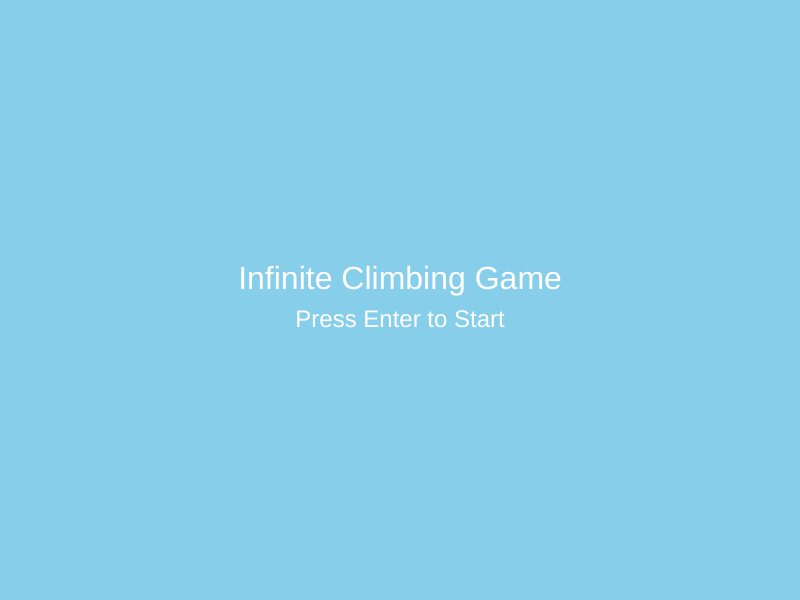
Frame 1 (no input)
Frame 60 (no input): identical to frame 1, image omitted
Frame 120 (the mouse pressed at the canvas centre since frame 60): identical to frame 1, image omitted

The p5.js sketch that drew this single still picture (run headless with seeded random() and noise() and a simulated clock; from frame 60 on, the mouse is pressed at the canvas centre):

// p5.js sketch
// ── sketch.js
let player;
let platforms = [];
let obstacles = [];
let gravity = 0.4;
let jump = -10;
let score = 0;
let gameOver = false;
let gameStarted = false;
let platformSpeed = 2.5;
let platformGap = 100; // Horizontal gap between platforms

function setup() {
  createCanvas(800, 600); // Set canvas size
  resetGame(); // Initialize the game state
}

function draw() {
  background(135, 206, 235); // Set background color

  if (!gameStarted) {
    showStartScreen(); // Display start screen if game hasn't started
  } else if (gameOver) {
    showGameOver(); // Display game over screen if game is over
  } else {
    player.update(); // Update player position and state
    player.show(); // Render the player

    // Update and show platforms
    for (let platform of platforms) {
      platform.update();
      platform.show();
      if (player.hits(platform) && player.vy > 0) {
        player.jump();
        score++;
      }
    }

    // Update and show obstacles
    for (let obstacle of obstacles) {
      obstacle.update();
      obstacle.show();
      if (player.hits(obstacle)) {
        gameOver = true;
      }
    }

    // Remove platforms that are out of the screen
    platforms = platforms.filter(p => p.y < height);

    // Add new platforms to maintain the number
    while (platforms.length < 30) {
      let lastPlatformY = platforms.length ? platforms[platforms.length - 1].y : height;
      let newPlatformY = lastPlatformY - platformGap;
      let newPlatform = new Platform(random(width - 120), newPlatformY, 120, 30); // Platform size
      platforms.push(newPlatform);

      if (platforms.length % 3 === 0) { // Create an obstacle every third platform
        obstacles.push(new Obstacle(random(width - 40), newPlatformY - 30, 40, 40));
      }
    }

    showScore(); // Display current score
  }
}

class Player {
  constructor() {
    this.x = width / 2;
    this.y = height - 40;
    this.w = 40;
    this.h = 40;
    this.vx = 0;
    this.vy = 0;
  }

  update() {
    this.vy += gravity; // Apply gravity to vertical velocity
    this.y += this.vy; // Update vertical position
    this.x += this.vx; // Update horizontal position

    // Prevent player from moving out of canvas horizontally
    if (this.x < 0) {
      this.x = 0;
    }
    if (this.x + this.w > width) {
      this.x = width - this.w;
    }

    // End game if player falls below the canvas
    if (this.y > height) {
      gameOver = true;
    }
  }

  show() {
    fill(255); // Set player color
    rect(this.x, this.y, this.w, this.h); // Draw player as a rectangle
  }

  jump() {
    this.vy = jump; // Apply jump force
  }

  hits(platform) {
    // Check for collision with platform
    return (
      this.x < platform.x + platform.w &&
      this.x + this.w > platform.x &&
      this.y + this.h > platform.y &&
      this.y + this.h < platform.y + platform.h
    );
  }

  hits(obstacle) {
    // Check for collision with obstacle
    return (
      this.x < obstacle.x + obstacle.w &&
      this.x + this.w > obstacle.x &&
      this.y < obstacle.y + obstacle.h &&
      this.y + this.h > obstacle.y
    );
  }
}

class Platform {
  constructor(x, y, w, h) {
    this.x = x;
    this.y = y;
    this.w = w;
    this.h = h;
  }

  update() {
    this.y += platformSpeed; // Move platform downward
  }

  show() {
    fill(124, 252, 0); // Set platform color
    rect(this.x, this.y, this.w, this.h); // Draw platform as a rectangle
  }
}

class Obstacle {
  constructor(x, y, w, h) {
    this.x = x;
    this.y = y;
    this.w = w;
    this.h = h;
  }

  update() {
    this.y += platformSpeed; // Move obstacle downward
  }

  show() {
    fill(255, 0, 0); // Set obstacle color
    // Draw obstacle as a triangle (spikes)
    triangle(this.x, this.y + this.h, this.x + this.w / 2, this.y, this.x + this.w, this.y + this.h);
  }
}

function keyPressed() {
  if (keyCode === LEFT_ARROW) {
    player.vx = -5; // Move player left
  } else if (keyCode === RIGHT_ARROW) {
    player.vx = 5; // Move player right
  } else if (gameOver && keyCode === ENTER) {
    resetGame(); // Reset game on Enter key if game over
  } else if (!gameStarted && keyCode === ENTER) {
    startGame(); // Start game on Enter key if not started
  }
}

function keyReleased() {
  if (keyCode === LEFT_ARROW || keyCode === RIGHT_ARROW) {
    player.vx = 0; // Stop player horizontal movement
  }
}

function showScore() {
  fill(255); // Set text color
  textSize(24); // Set text size
  textAlign(RIGHT, TOP); // Align text to the top right
  text('Score: ' + score, width - 10, 10); // Display score
}

function showGameOver() {
  fill(255); // Set text color
  textSize(32); // Set text size for game over message
  textAlign(CENTER, CENTER); // Center align text
  text('Game Over', width / 2, height / 2 - 20); // Display game over message
  textSize(24); // Set text size for score
  text('Score: ' + score, width / 2, height / 2 + 20); // Display score
  textSize(16); // Set text size for restart instruction
  text('Press Enter to Restart', width / 2, height / 2 + 60); // Display restart instruction
}

function showStartScreen() {
  fill(255); // Set text color
  textSize(32); // Set text size for title
  textAlign(CENTER, CENTER); // Center align text
  text('Infinite Climbing Game', width / 2, height / 2 - 20); // Display game title
  textSize(24); // Set text size for start instruction
  text('Press Enter to Start', width / 2, height / 2 + 20); // Display start instruction
}

function startGame() {
  gameStarted = true; // Set game started flag to true
}

function resetGame() {
  player = new Player(); // Create a new player
  platforms = []; // Initialize platforms array
  obstacles = []; // Initialize obstacles array
  platforms.push(new Platform(width / 2 - 60, height - 20, 120, 30)); // Add starting platform

  // Add initial platforms and obstacles
  for (let i = 1; i <= 30; i++) {
    let platformY = height - i * platformGap;
    platforms.push(new Platform(random(width - 120), platformY, 120, 30)); // Platform size
    if (i % 3 === 0) { // Create an obstacle every third platform
      obstacles.push(new Obstacle(random(width - 40), platformY - 30, 40, 40));
    }
  }

  score = 0; // Reset score
  gameOver = false; // Reset game over flag
  gameStarted = false; // Reset game started flag
}
